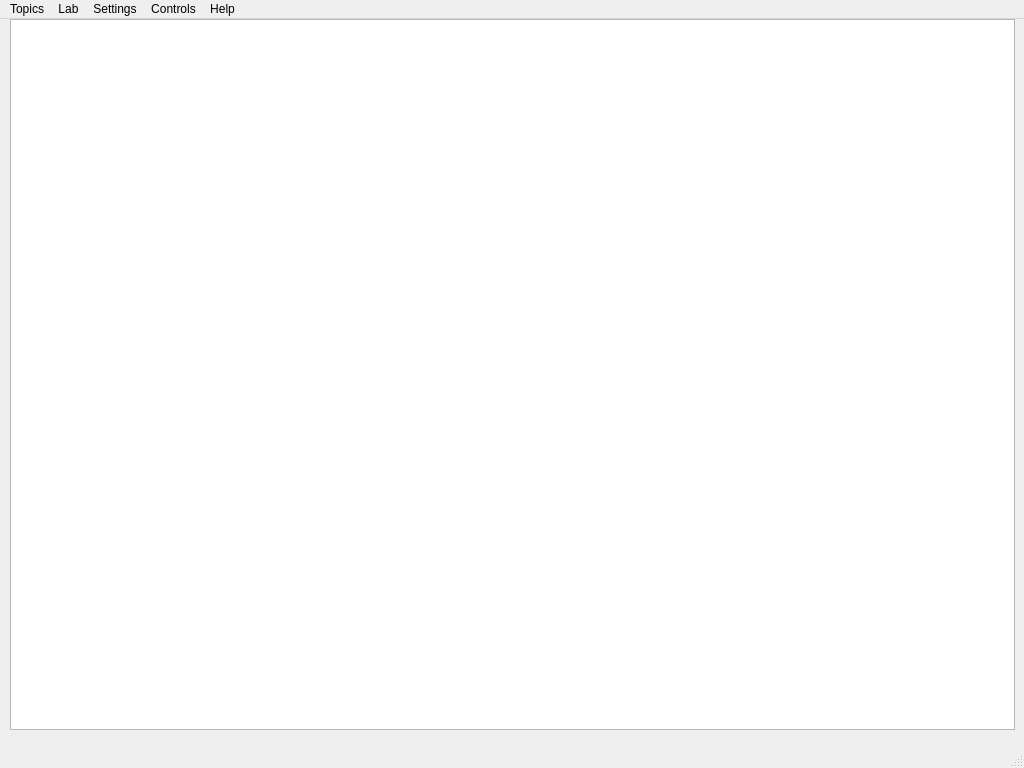
<?xml version="1.0" encoding="UTF-8"?>
<ui version="4.0">
 <class>MainWindow</class>
 <widget class="QMainWindow" name="MainWindow">
  <property name="geometry">
   <rect>
    <x>0</x>
    <y>0</y>
    <width>1024</width>
    <height>768</height>
   </rect>
  </property>
  <property name="sizePolicy">
   <sizepolicy hsizetype="Fixed" vsizetype="Fixed">
    <horstretch>0</horstretch>
    <verstretch>0</verstretch>
   </sizepolicy>
  </property>
  <property name="minimumSize">
   <size>
    <width>1024</width>
    <height>768</height>
   </size>
  </property>
  <property name="maximumSize">
   <size>
    <width>1024</width>
    <height>768</height>
   </size>
  </property>
  <property name="baseSize">
   <size>
    <width>1024</width>
    <height>768</height>
   </size>
  </property>
  <property name="windowTitle">
   <string>Computer Vision with Machine Learning and Deep Learning</string>
  </property>
  <property name="windowIcon">
   <iconset>
    <normaloff>icons/eye.png</normaloff>icons/eye.png</iconset>
  </property>
  <widget class="QWidget" name="container">
   <property name="sizePolicy">
    <sizepolicy hsizetype="Fixed" vsizetype="Fixed">
     <horstretch>0</horstretch>
     <verstretch>0</verstretch>
    </sizepolicy>
   </property>
   <property name="minimumSize">
    <size>
     <width>1024</width>
     <height>714</height>
    </size>
   </property>
   <property name="maximumSize">
    <size>
     <width>1024</width>
     <height>714</height>
    </size>
   </property>
   <property name="baseSize">
    <size>
     <width>1024</width>
     <height>714</height>
    </size>
   </property>
   <widget class="QStackedWidget" name="pages">
    <property name="geometry">
     <rect>
      <x>10</x>
      <y>0</y>
      <width>1011</width>
      <height>711</height>
     </rect>
    </property>
    <property name="sizePolicy">
     <sizepolicy hsizetype="Fixed" vsizetype="Fixed">
      <horstretch>0</horstretch>
      <verstretch>0</verstretch>
     </sizepolicy>
    </property>
    <property name="minimumSize">
     <size>
      <width>1011</width>
      <height>711</height>
     </size>
    </property>
    <property name="maximumSize">
     <size>
      <width>1011</width>
      <height>711</height>
     </size>
    </property>
    <property name="baseSize">
     <size>
      <width>1011</width>
      <height>711</height>
     </size>
    </property>
    <property name="currentIndex">
     <number>6</number>
    </property>
    <widget class="QWidget" name="page_BigPicture">
     <property name="sizePolicy">
      <sizepolicy hsizetype="Fixed" vsizetype="Fixed">
       <horstretch>0</horstretch>
       <verstretch>0</verstretch>
      </sizepolicy>
     </property>
     <property name="minimumSize">
      <size>
       <width>1011</width>
       <height>711</height>
      </size>
     </property>
     <property name="maximumSize">
      <size>
       <width>1011</width>
       <height>711</height>
      </size>
     </property>
     <property name="baseSize">
      <size>
       <width>1011</width>
       <height>711</height>
      </size>
     </property>
     <widget class="QTextEdit" name="Text_BigPicture">
      <property name="geometry">
       <rect>
        <x>0</x>
        <y>0</y>
        <width>1005</width>
        <height>711</height>
       </rect>
      </property>
      <property name="sizePolicy">
       <sizepolicy hsizetype="Fixed" vsizetype="Fixed">
        <horstretch>0</horstretch>
        <verstretch>0</verstretch>
       </sizepolicy>
      </property>
      <property name="minimumSize">
       <size>
        <width>1005</width>
        <height>711</height>
       </size>
      </property>
      <property name="maximumSize">
       <size>
        <width>1005</width>
        <height>711</height>
       </size>
      </property>
      <property name="baseSize">
       <size>
        <width>1005</width>
        <height>711</height>
       </size>
      </property>
      <property name="autoFillBackground">
       <bool>false</bool>
      </property>
      <property name="html">
       <string>&lt;!DOCTYPE HTML PUBLIC &quot;-//W3C//DTD HTML 4.0//EN&quot; &quot;http://www.w3.org/TR/REC-html40/strict.dtd&quot;&gt;
&lt;html&gt;&lt;head&gt;&lt;meta name=&quot;qrichtext&quot; content=&quot;1&quot; /&gt;&lt;meta charset=&quot;utf-8&quot; /&gt;&lt;style type=&quot;text/css&quot;&gt;
p, li { white-space: pre-wrap; }
hr { height: 1px; border-width: 0; }
li.unchecked::marker { content: &quot;\2610&quot;; }
li.checked::marker { content: &quot;\2612&quot;; }
&lt;/style&gt;&lt;/head&gt;&lt;body style=&quot; font-family:'Segoe UI'; font-size:9pt; font-weight:400; font-style:normal;&quot;&gt;
&lt;p style=&quot;-qt-paragraph-type:empty; margin-top:12px; margin-bottom:12px; margin-left:0px; margin-right:0px; -qt-block-indent:0; text-indent:0px;&quot;&gt;&lt;br /&gt;&lt;/p&gt;&lt;/body&gt;&lt;/html&gt;</string>
      </property>
     </widget>
    </widget>
    <widget class="QWidget" name="pageTopics_UniversityCurriculum">
     <property name="sizePolicy">
      <sizepolicy hsizetype="Fixed" vsizetype="Fixed">
       <horstretch>0</horstretch>
       <verstretch>0</verstretch>
      </sizepolicy>
     </property>
     <property name="minimumSize">
      <size>
       <width>1011</width>
       <height>711</height>
      </size>
     </property>
     <property name="maximumSize">
      <size>
       <width>1011</width>
       <height>711</height>
      </size>
     </property>
     <property name="baseSize">
      <size>
       <width>1011</width>
       <height>711</height>
      </size>
     </property>
     <widget class="QTextEdit" name="Text_UniversityCurriculum">
      <property name="geometry">
       <rect>
        <x>0</x>
        <y>0</y>
        <width>1005</width>
        <height>711</height>
       </rect>
      </property>
      <property name="sizePolicy">
       <sizepolicy hsizetype="Fixed" vsizetype="Fixed">
        <horstretch>0</horstretch>
        <verstretch>0</verstretch>
       </sizepolicy>
      </property>
      <property name="minimumSize">
       <size>
        <width>1005</width>
        <height>711</height>
       </size>
      </property>
      <property name="maximumSize">
       <size>
        <width>1005</width>
        <height>711</height>
       </size>
      </property>
      <property name="baseSize">
       <size>
        <width>1005</width>
        <height>711</height>
       </size>
      </property>
     </widget>
    </widget>
    <widget class="QWidget" name="pageTopics_RoadMap">
     <property name="sizePolicy">
      <sizepolicy hsizetype="Fixed" vsizetype="Fixed">
       <horstretch>0</horstretch>
       <verstretch>0</verstretch>
      </sizepolicy>
     </property>
     <property name="minimumSize">
      <size>
       <width>1011</width>
       <height>711</height>
      </size>
     </property>
     <property name="maximumSize">
      <size>
       <width>1011</width>
       <height>711</height>
      </size>
     </property>
     <property name="baseSize">
      <size>
       <width>1011</width>
       <height>711</height>
      </size>
     </property>
     <widget class="QTextEdit" name="Text_RoadMap">
      <property name="geometry">
       <rect>
        <x>0</x>
        <y>0</y>
        <width>1005</width>
        <height>711</height>
       </rect>
      </property>
      <property name="sizePolicy">
       <sizepolicy hsizetype="Fixed" vsizetype="Fixed">
        <horstretch>0</horstretch>
        <verstretch>0</verstretch>
       </sizepolicy>
      </property>
      <property name="minimumSize">
       <size>
        <width>1005</width>
        <height>711</height>
       </size>
      </property>
      <property name="maximumSize">
       <size>
        <width>1005</width>
        <height>711</height>
       </size>
      </property>
      <property name="baseSize">
       <size>
        <width>1005</width>
        <height>711</height>
       </size>
      </property>
     </widget>
    </widget>
    <widget class="QWidget" name="pageTopics_StudyPlan">
     <property name="sizePolicy">
      <sizepolicy hsizetype="Fixed" vsizetype="Fixed">
       <horstretch>0</horstretch>
       <verstretch>0</verstretch>
      </sizepolicy>
     </property>
     <property name="minimumSize">
      <size>
       <width>1011</width>
       <height>711</height>
      </size>
     </property>
     <property name="maximumSize">
      <size>
       <width>1011</width>
       <height>711</height>
      </size>
     </property>
     <property name="baseSize">
      <size>
       <width>1011</width>
       <height>711</height>
      </size>
     </property>
     <widget class="QTextEdit" name="Text_StudyPlan">
      <property name="geometry">
       <rect>
        <x>0</x>
        <y>0</y>
        <width>1005</width>
        <height>711</height>
       </rect>
      </property>
      <property name="sizePolicy">
       <sizepolicy hsizetype="Fixed" vsizetype="Fixed">
        <horstretch>0</horstretch>
        <verstretch>0</verstretch>
       </sizepolicy>
      </property>
      <property name="minimumSize">
       <size>
        <width>1005</width>
        <height>711</height>
       </size>
      </property>
      <property name="maximumSize">
       <size>
        <width>1005</width>
        <height>711</height>
       </size>
      </property>
      <property name="baseSize">
       <size>
        <width>1005</width>
        <height>711</height>
       </size>
      </property>
     </widget>
    </widget>
    <widget class="QWidget" name="pageTopics_HeadingResearch">
     <property name="sizePolicy">
      <sizepolicy hsizetype="Fixed" vsizetype="Fixed">
       <horstretch>0</horstretch>
       <verstretch>0</verstretch>
      </sizepolicy>
     </property>
     <property name="minimumSize">
      <size>
       <width>1011</width>
       <height>711</height>
      </size>
     </property>
     <property name="maximumSize">
      <size>
       <width>1011</width>
       <height>711</height>
      </size>
     </property>
     <property name="baseSize">
      <size>
       <width>1011</width>
       <height>711</height>
      </size>
     </property>
     <widget class="QTextEdit" name="Text_HeadingResearch">
      <property name="geometry">
       <rect>
        <x>0</x>
        <y>0</y>
        <width>1005</width>
        <height>711</height>
       </rect>
      </property>
      <property name="sizePolicy">
       <sizepolicy hsizetype="Fixed" vsizetype="Fixed">
        <horstretch>0</horstretch>
        <verstretch>0</verstretch>
       </sizepolicy>
      </property>
      <property name="minimumSize">
       <size>
        <width>1005</width>
        <height>711</height>
       </size>
      </property>
      <property name="maximumSize">
       <size>
        <width>1005</width>
        <height>711</height>
       </size>
      </property>
      <property name="baseSize">
       <size>
        <width>1005</width>
        <height>711</height>
       </size>
      </property>
     </widget>
    </widget>
    <widget class="QWidget" name="pageHelp_AboutTool">
     <property name="sizePolicy">
      <sizepolicy hsizetype="Fixed" vsizetype="Fixed">
       <horstretch>0</horstretch>
       <verstretch>0</verstretch>
      </sizepolicy>
     </property>
     <property name="minimumSize">
      <size>
       <width>1011</width>
       <height>711</height>
      </size>
     </property>
     <property name="maximumSize">
      <size>
       <width>1011</width>
       <height>711</height>
      </size>
     </property>
     <property name="baseSize">
      <size>
       <width>1011</width>
       <height>711</height>
      </size>
     </property>
     <widget class="QTextEdit" name="Text_AboutTool">
      <property name="geometry">
       <rect>
        <x>0</x>
        <y>0</y>
        <width>1005</width>
        <height>711</height>
       </rect>
      </property>
      <property name="sizePolicy">
       <sizepolicy hsizetype="Fixed" vsizetype="Fixed">
        <horstretch>0</horstretch>
        <verstretch>0</verstretch>
       </sizepolicy>
      </property>
      <property name="minimumSize">
       <size>
        <width>1005</width>
        <height>711</height>
       </size>
      </property>
      <property name="maximumSize">
       <size>
        <width>1005</width>
        <height>711</height>
       </size>
      </property>
      <property name="baseSize">
       <size>
        <width>1005</width>
        <height>711</height>
       </size>
      </property>
      <property name="html">
       <string>&lt;!DOCTYPE HTML PUBLIC &quot;-//W3C//DTD HTML 4.0//EN&quot; &quot;http://www.w3.org/TR/REC-html40/strict.dtd&quot;&gt;
&lt;html&gt;&lt;head&gt;&lt;meta name=&quot;qrichtext&quot; content=&quot;1&quot; /&gt;&lt;meta charset=&quot;utf-8&quot; /&gt;&lt;style type=&quot;text/css&quot;&gt;
p, li { white-space: pre-wrap; }
hr { height: 1px; border-width: 0; }
li.unchecked::marker { content: &quot;\2610&quot;; }
li.checked::marker { content: &quot;\2612&quot;; }
&lt;/style&gt;&lt;/head&gt;&lt;body style=&quot; font-family:'Segoe UI'; font-size:9pt; font-weight:400; font-style:normal;&quot;&gt;
&lt;p style=&quot;-qt-paragraph-type:empty; margin-top:0px; margin-bottom:0px; margin-left:0px; margin-right:0px; -qt-block-indent:0; text-indent:0px;&quot;&gt;&lt;br /&gt;&lt;/p&gt;&lt;/body&gt;&lt;/html&gt;</string>
      </property>
     </widget>
    </widget>
    <widget class="QWidget" name="pageHelp_AboutAuthorDeveloper">
     <property name="sizePolicy">
      <sizepolicy hsizetype="Fixed" vsizetype="Fixed">
       <horstretch>0</horstretch>
       <verstretch>0</verstretch>
      </sizepolicy>
     </property>
     <property name="minimumSize">
      <size>
       <width>1011</width>
       <height>711</height>
      </size>
     </property>
     <property name="maximumSize">
      <size>
       <width>1011</width>
       <height>711</height>
      </size>
     </property>
     <property name="baseSize">
      <size>
       <width>1011</width>
       <height>711</height>
      </size>
     </property>
     <widget class="QTextEdit" name="Text_AboutAuthorDeveloper">
      <property name="geometry">
       <rect>
        <x>0</x>
        <y>0</y>
        <width>1005</width>
        <height>711</height>
       </rect>
      </property>
      <property name="sizePolicy">
       <sizepolicy hsizetype="Fixed" vsizetype="Fixed">
        <horstretch>0</horstretch>
        <verstretch>0</verstretch>
       </sizepolicy>
      </property>
      <property name="minimumSize">
       <size>
        <width>1005</width>
        <height>711</height>
       </size>
      </property>
      <property name="maximumSize">
       <size>
        <width>1005</width>
        <height>711</height>
       </size>
      </property>
      <property name="baseSize">
       <size>
        <width>1005</width>
        <height>711</height>
       </size>
      </property>
      <property name="html">
       <string>&lt;!DOCTYPE HTML PUBLIC &quot;-//W3C//DTD HTML 4.0//EN&quot; &quot;http://www.w3.org/TR/REC-html40/strict.dtd&quot;&gt;
&lt;html&gt;&lt;head&gt;&lt;meta name=&quot;qrichtext&quot; content=&quot;1&quot; /&gt;&lt;meta charset=&quot;utf-8&quot; /&gt;&lt;style type=&quot;text/css&quot;&gt;
p, li { white-space: pre-wrap; }
hr { height: 1px; border-width: 0; }
li.unchecked::marker { content: &quot;\2610&quot;; }
li.checked::marker { content: &quot;\2612&quot;; }
&lt;/style&gt;&lt;/head&gt;&lt;body style=&quot; font-family:'Segoe UI'; font-size:9pt; font-weight:400; font-style:normal;&quot;&gt;
&lt;p style=&quot;-qt-paragraph-type:empty; margin-top:0px; margin-bottom:0px; margin-left:0px; margin-right:0px; -qt-block-indent:0; text-indent:0px;&quot;&gt;&lt;br /&gt;&lt;/p&gt;&lt;/body&gt;&lt;/html&gt;</string>
      </property>
     </widget>
    </widget>
   </widget>
  </widget>
  <widget class="QMenuBar" name="menubar">
   <property name="geometry">
    <rect>
     <x>0</x>
     <y>0</y>
     <width>1024</width>
     <height>33</height>
    </rect>
   </property>
   <property name="sizePolicy">
    <sizepolicy hsizetype="Preferred" vsizetype="Preferred">
     <horstretch>0</horstretch>
     <verstretch>0</verstretch>
    </sizepolicy>
   </property>
   <property name="font">
    <font>
     <bold>false</bold>
    </font>
   </property>
   <widget class="QMenu" name="menuTopics">
    <property name="font">
     <font>
      <bold>false</bold>
     </font>
    </property>
    <property name="title">
     <string>Topics</string>
    </property>
    <addaction name="separator"/>
    <addaction name="separator"/>
    <addaction name="action_BigPicture"/>
    <addaction name="separator"/>
    <addaction name="action_UniversityCurriculum"/>
    <addaction name="separator"/>
    <addaction name="action_RoadMap"/>
    <addaction name="separator"/>
    <addaction name="action_StudyPlan"/>
    <addaction name="separator"/>
    <addaction name="action_HeadingResearch"/>
   </widget>
   <widget class="QMenu" name="menuSettings">
    <property name="title">
     <string>Settings</string>
    </property>
    <addaction name="separator"/>
    <addaction name="separator"/>
   </widget>
   <widget class="QMenu" name="menuControls">
    <property name="font">
     <font>
      <pointsize>9</pointsize>
      <bold>false</bold>
     </font>
    </property>
    <property name="title">
     <string>Controls</string>
    </property>
    <addaction name="action_CloseOtherWindows"/>
    <addaction name="separator"/>
    <addaction name="action_CloseMainWindow"/>
    <addaction name="separator"/>
    <addaction name="action_CloseAllWindows"/>
   </widget>
   <widget class="QMenu" name="menuHelp">
    <property name="title">
     <string>Help</string>
    </property>
    <addaction name="action_AboutTool"/>
    <addaction name="separator"/>
    <addaction name="action_AboutAuthorDeveloper"/>
   </widget>
   <widget class="QMenu" name="menuLab">
    <property name="title">
     <string>Lab</string>
    </property>
   </widget>
   <addaction name="menuTopics"/>
   <addaction name="menuLab"/>
   <addaction name="menuSettings"/>
   <addaction name="menuControls"/>
   <addaction name="menuHelp"/>
  </widget>
  <widget class="QStatusBar" name="statusbar"/>
  <action name="action_CloseOtherWindows">
   <property name="icon">
    <iconset>
     <normaloff>icons/c1.png</normaloff>icons/c1.png</iconset>
   </property>
   <property name="text">
    <string>Close Other Windows</string>
   </property>
  </action>
  <action name="action_CloseMainWindow">
   <property name="icon">
    <iconset>
     <normaloff>icons/c2.png</normaloff>icons/c2.png</iconset>
   </property>
   <property name="text">
    <string>Close Main Window</string>
   </property>
  </action>
  <action name="action_CloseAllWindows">
   <property name="icon">
    <iconset>
     <normaloff>icons/c3.png</normaloff>icons/c3.png</iconset>
   </property>
   <property name="text">
    <string>Close All Windows</string>
   </property>
  </action>
  <action name="action_AboutTool">
   <property name="icon">
    <iconset>
     <normaloff>icons/about.png</normaloff>icons/about.png</iconset>
   </property>
   <property name="text">
    <string>About Tool</string>
   </property>
  </action>
  <action name="action_AboutAuthorDeveloper">
   <property name="icon">
    <iconset>
     <normaloff>icons/dev.jpg</normaloff>icons/dev.jpg</iconset>
   </property>
   <property name="text">
    <string>About Author | Developer</string>
   </property>
  </action>
  <action name="action_UniversityCurriculum">
   <property name="text">
    <string>📗 University Curriculum</string>
   </property>
  </action>
  <action name="action_BigPicture">
   <property name="text">
    <string>📘 Big Picture</string>
   </property>
  </action>
  <action name="action_RoadMap">
   <property name="text">
    <string>📕 Road Map</string>
   </property>
  </action>
  <action name="action_StudyPlan">
   <property name="text">
    <string>📙 Study Plan</string>
   </property>
   <property name="toolTip">
    <string>Study Plan</string>
   </property>
  </action>
  <action name="action_HeadingResearch">
   <property name="text">
    <string>📒 Heading Research</string>
   </property>
   <property name="toolTip">
    <string>Heading Research</string>
   </property>
  </action>
 </widget>
 <resources/>
 <connections/>
</ui>
